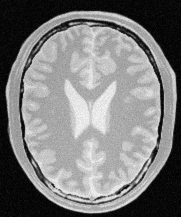
#> input picture q2/brain_proton_density_slice.png, 181 x 217 px
$ python q2.py
#> lines starting #> are read from the running program, lines starting #| are printed output that depends on the picture
import matplotlib.pyplot as plt
from PIL import Image

# -----------------------------
# Very simple helpers
# -----------------------------
def clamp_0_255(v):
    if v < 0:
        return 0
    if v > 255:
        return 255
    return int(v)

def make_int(v):
    # helper to coerce to int safely
    try:
        return int(v)
    except:
        return 0

def clamp_point(x, y):
    # clamp a single control point to [0,255]
    x = make_int(x)
    y = make_int(y)
    if x < 0: x = 0
    if x > 255: x = 255
    if y < 0: y = 0
    if y > 255: y = 255
    return (x, y)

def ensure_endpoints(points):
    # make sure first x is 0 and last x is 255 (beginner style)
    if len(points) == 0:
        points = [(0, 0), (255, 255)]
        return points

    first_x, first_y = points[0]
    last_x, last_y = points[-1]

    if first_x != 0:
        points = [(0, first_y)] + points
    if last_x != 255:
        points = points + [(255, last_y)]
    return points

def build_lut_from_points_beginner(control_pts):
    """
    Beginner-style LUT builder from control points.
    - Uses simple loops and lists.
    - Respects vertical jumps when two points share the same x.
    - Fills missing values by simple forward/backward fill.
    Returns:
        lut_list: list of 256 ints
        r_vals:   [0..255]
        s_vals:   same as lut_list (for plotting)
    """
    print("Building LUT from control points (beginner style)...")

    # 1) Clamp all points to 0..255
    cps = []
    i = 0
    while i < len(control_pts):
        x, y = control_pts[i]
        cps.append(clamp_point(x, y))
        i = i + 1

    # 2) Ensure endpoints at x=0 and x=255
    cps = ensure_endpoints(cps)

    # 3) Create a list for LUT, start with None to indicate "unset"
    lut = [None] * 256

    # 4) Process segments one by one in given order
    #    If x1 == x0 -> vertical jump: set lut at that x to y1
    #    Else do a simple linear interpolation between (x0,y0) and (x1,y1)
    j = 0
    while j < len(cps) - 1:
        x0, y0 = cps[j]
        x1, y1 = cps[j + 1]

        if x1 == x0:
            # Vertical jump at x0: set value at x0 to the "after" level y1
            lut[x0] = clamp_0_255(y1)
        else:
            # Determine segment direction (follow the order as given)
            # We'll iterate x from x0 to x1 step +1 or -1 accordingly.
            step = 1
            if x1 < x0:
                step = -1

            # number of steps; avoid division by zero (already covered x1!=x0)
            dx = (x1 - x0)
            if dx < 0:
                dx = -dx

            x = x0
            while True:
                # linear interpolation
                # if step is negative, parameterize based on absolute distance
                # t goes from 0 to 1 across the segment
                # t = (x - x0) / (x1 - x0)
                denom = (cps[j + 1][0] - cps[j][0])  # could be negative, that's ok for t
                if denom == 0:
                    t = 0.0
                else:
                    t = (x - x0) / float(denom)

                y = y0 + (y1 - y0) * t
                lut[x] = clamp_0_255(y)

                if x == x1:
                    break
                x = x + step

        j = j + 1

    # 5) Fill any missing None values by nearest known value
    # Forward fill
    last_seen = None
    i = 0
    while i < 256:
        if lut[i] is None:
            if last_seen is not None:
                lut[i] = last_seen
        else:
            last_seen = lut[i]
        i = i + 1

    # Backward fill
    next_seen = None
    i = 255
    while i >= 0:
        if lut[i] is None:
            if next_seen is not None:
                lut[i] = next_seen
        else:
            next_seen = lut[i]
        i = i - 1

    # Final safety clamp + int
    i = 0
    while i < 256:
        lut[i] = clamp_0_255(lut[i] if lut[i] is not None else 0)
        i = i + 1

    r_vals = list(range(256))
    s_vals = list(lut)
    print("LUT ready with", len(lut), "entries.")
    return lut, r_vals, s_vals

def apply_lut_pixel_by_pixel(gray_img, lut):
    """
    Beginner-style pixel-by-pixel LUT application using PIL .load().
    gray_img: PIL Image in mode "L"
    """
    print("Applying LUT to image (pixel-by-pixel, may be slow)...")
    w, h = gray_img.size
    out_img = Image.new("L", (w, h))
    in_px = gray_img.load()
    out_px = out_img.load()

    y = 0
    while y < h:
        x = 0
        while x < w:
            v = in_px[x, y]  # 0..255
            out_px[x, y] = lut[v]
            x = x + 1
        y = y + 1

    return out_img

# -----------------------------
# Example control points (same shapes as your original)
# -----------------------------
control_pts_wm = [
(0, 0),
(50, 50),
(50, 100),
(150, 255),
(150,150),
(255,255)

]

control_pts_gm = [
    (0, 0),
    (40, 20),
    (90, 160),  # boost mids
    (160, 210),
    (255, 255)
]

# -----------------------------
# Main
# -----------------------------
def main():
    INPUT_IMAGE = "brain_proton_density_slice.png"
    WM_OUT = "wm_from_ctrlpts.png"
    GM_OUT = "gm_from_ctrlpts.png"

    print("Opening input image:", INPUT_IMAGE)
    try:
        img = Image.open(INPUT_IMAGE).convert("L")
    except Exception as e:
        print("Failed to open image. Error:", e)
        return

    print("Image size:", img.size)
#| Image size: (181, 217)

    # Build the two LUTs
    print("Building White Matter LUT...")
    lut_wm, r_wm, s_wm = build_lut_from_points_beginner(control_pts_wm)

    print("Building Gray Matter LUT...")
    lut_gm, r_gm, s_gm = build_lut_from_points_beginner(control_pts_gm)

    # Apply them
    out_img_wm = apply_lut_pixel_by_pixel(img, lut_wm)
#> in apply_lut_pixel_by_pixel, `out_img = Image.new("L", (w, h))`: out_img: PIL image 181x217 L; every value is 0
#> after the loop in apply_lut_pixel_by_pixel, `while y < h:`: y = 217
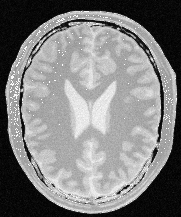
#> out_img_wm: PIL image 181x217 L; min 0, max 253, mean 128.1
    out_img_gm = apply_lut_pixel_by_pixel(img, lut_gm)
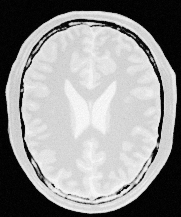
#> out_img_gm: PIL image 181x217 L; min 0, max 253, mean 148

    # Save outputs
    out_img_wm.save(WM_OUT)
    out_img_gm.save(GM_OUT)
    print("Saved:", WM_OUT)
    print("Saved:", GM_OUT)

    # -----------------------------
    # Plot transform curves + control points
    # -----------------------------
    print("Plotting transform curves...")
    plt.figure(figsize=(7, 7))
    plt.plot(r_wm, s_wm, label="White Matter", linewidth=2)
    plt.plot(r_gm, s_gm, label="Gray Matter", linewidth=2, linestyle="--")

    # show control points as dots (beginner style)
    wmx = [p[0] for p in control_pts_wm]
    wmy = [p[1] for p in control_pts_wm]
    gmx = [p[0] for p in control_pts_gm]
    gmy = [p[1] for p in control_pts_gm]
    plt.scatter(wmx, wmy, s=45)
    plt.scatter(gmx, gmy, s=45)

    plt.title("Intensity Transform (Control-Point Based)")
    plt.xlabel("Input intensity (r)")
    plt.ylabel("Output intensity (s)")
    plt.xlim(0, 255)
    plt.ylim(0, 255)
    plt.grid(True)
    plt.legend()
    plt.show()
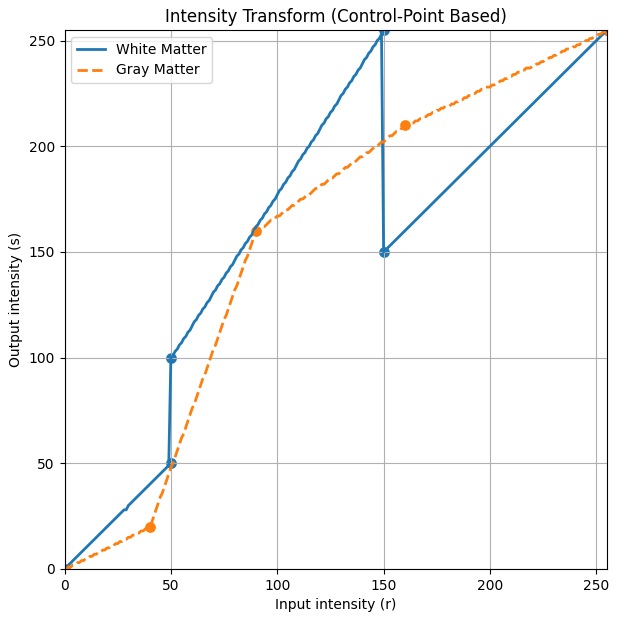
#> figure drawn by matplotlib, 1 panel; curve peaks at x = 255, y = 255; curve peaks at x = 255, y = 255

    # -----------------------------
    # Show images (preview)
    # -----------------------------
    print("Showing images...")
    # Convert to arrays only for display; beginners often keep it simple with PIL directly.
    plt.figure(figsize=(12, 5))

    plt.subplot(1, 3, 1)
    plt.imshow(img, cmap="gray", vmin=0, vmax=255)
    plt.title("Original")
    plt.axis("off")

    plt.subplot(1, 3, 2)
    plt.imshow(out_img_wm, cmap="gray", vmin=0, vmax=255)
    plt.title("White Matter")
    plt.axis("off")

    plt.subplot(1, 3, 3)
    plt.imshow(out_img_gm, cmap="gray", vmin=0, vmax=255)
    plt.title("Gray Matter")
    plt.axis("off")

    plt.show()
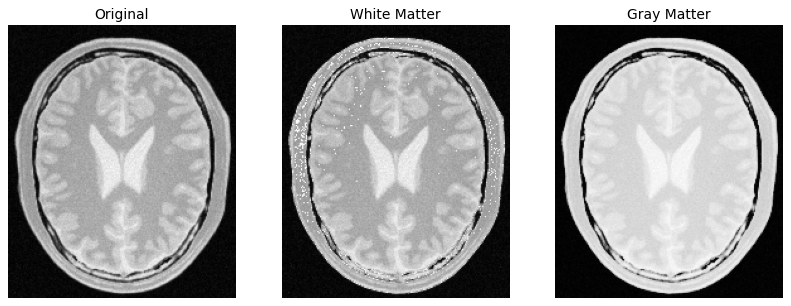
#> figure drawn by matplotlib, 3 panels
    print("Done.")

if __name__ == "__main__":
    main()
